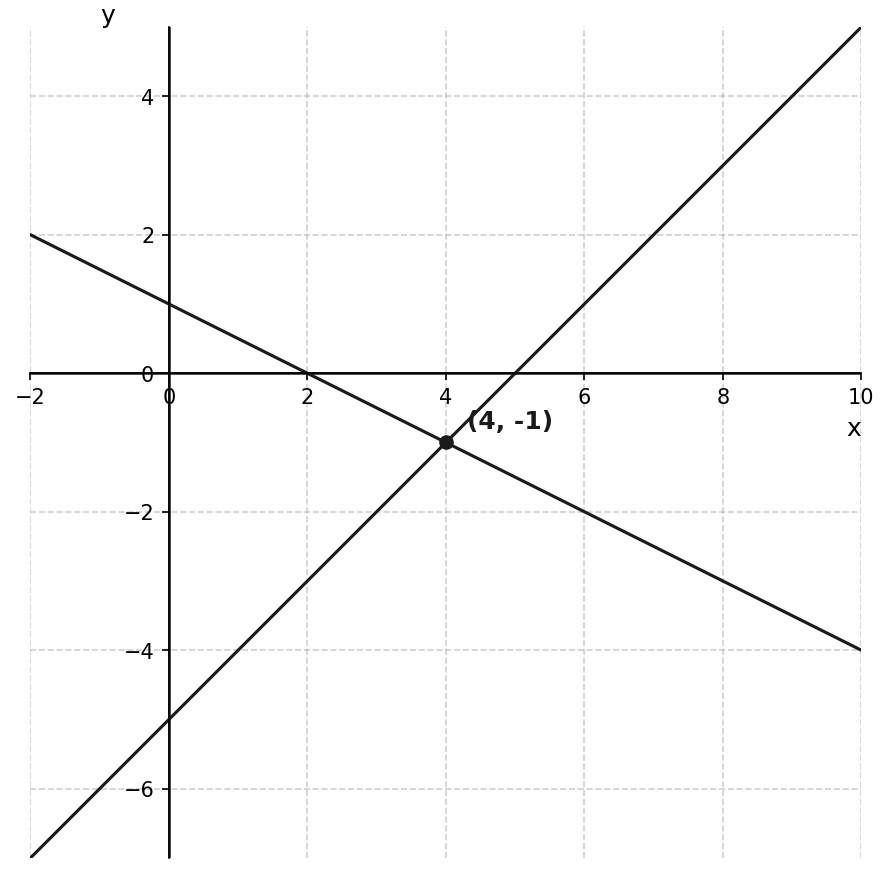

Recreate this plot in Python.
import matplotlib; matplotlib.use("Agg")
import matplotlib.pyplot as plt
import numpy as np

# Create the figure and axis
fig, ax = plt.subplots(figsize=(6, 6))

# Set limits to center around the intersection point (4, -1)
ax.set_xlim(-2, 10)
ax.set_ylim(-7, 5)

# Draw grid and axes
ax.grid(True, linestyle='--', alpha=0.6)
ax.axhline(0, color='#1a1a1a', linewidth=1.2)
ax.axvline(0, color='#1a1a1a', linewidth=1.2)

# Define two lines that intersect at (4, -1)
# Line 1: y = x - 5
# Line 2: y = -0.5x + 1
x_vals = np.linspace(-2, 10, 100)
y1 = x_vals - 5
y2 = -0.5 * x_vals + 1

# Plot the lines
ax.plot(x_vals, y1, color='#1a1a1a', linewidth=1.5)
ax.plot(x_vals, y2, color='#1a1a1a', linewidth=1.5)

# Plot the intersection point
ax.plot(4, -1, 'o', color='#1a1a1a', markersize=6)
ax.text(4.3, -0.8, '(4, -1)', fontsize=12, fontweight='bold', color='#1a1a1a')

# Label axes
ax.set_xlabel('x', loc='right', fontsize=12)
ax.set_ylabel('y', loc='top', rotation=0, fontsize=12)

# Clean up the plot appearance
ax.set_aspect('equal')
ax.spines['top'].set_visible(False)
ax.spines['right'].set_visible(False)
ax.spines['left'].set_position('zero')
ax.spines['bottom'].set_position('zero')

# Save the figure
plt.tight_layout()
plt.savefig("out.png", dpi=150)
